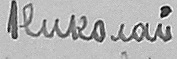
#> input picture key points/samples/николай/template4.jpg, 177 x 59 px
$ jupyter execute --allow-errors 'Ключевые точки оригинал.ipynb'
#> lines starting #> are read from the running program, lines starting #| are printed output that depends on the picture
[cell 1]
import cv2
import numpy as np
import glob  # for read file from folder
import time  # for estimate processing time(optio|nal)
import matplotlib.pyplot as plt
import imutils

[cell 2]
SCALE_TO_HEIGHT = 70

[cell 3]
def image_scale(image, scale_to_height=SCALE_TO_HEIGHT, double_height=False):
    scale_factor = scale_to_height / image.shape[0]
    width  = int(image.shape[1] * scale_factor)
    height = int(image.shape[0] * scale_factor)
    if double_height:
        height = height*2
    image = cv2.resize(image, (width, height), interpolation=cv2.INTER_AREA)
    return image

def preprocess(image, SCALE_TO_HEIGHT=100):
    image = image_scale(image)
    image = cv2.medianBlur(image, 3)
    image = cv2.GaussianBlur(image, (3, 3), 0)
    #_, image = cv2.threshold(image,0, 255, cv2.THRESH_BINARY + cv2.THRESH_OTSU)
    #image = canny_threshold(image)
    return image

def load_all_image_from_path(path, rotate=False):
    image_list = []
    for filename in glob.glob(path):
        # load image in gray scale
        im = cv2.imread(filename, cv2.IMREAD_GRAYSCALE)
        #print("before: ", im.shape)
        im = preprocess(im)
        #print("after: ", im.shape)
        if rotate:
            im = cv2.rotate(im, cv2.cv2.ROTATE_90_CLOCKWISE)
        image_list.append(im)
    return image_list

def canny_threshold(image):
    max_lowThreshold = 150
    ratio = 15
    kernel_size = 3
    low_threshold = 6
    img_blur = cv2.blur(image, (5,5))
    detected_edges = cv2.Canny(img_blur, low_threshold, low_threshold*ratio, kernel_size)
    mask = detected_edges != 0
    dst = image * (mask[:,:].astype(image.dtype))
    return dst

def plot_gray(image):
    %matplotlib qt
    plt.figure(figsize=(20,15))
    return plt.imshow(image, cmap='Greys_r')

[cell 4]
image_query = cv2.imread('samples/николай/template4.jpg', cv2.IMREAD_GRAYSCALE)
#> image_query is the input picture: shape (59, 177); min 6, max 255, mean 178.3
image_query = preprocess(image_query)
image_query = cv2.rotate(image_query, cv2.cv2.ROTATE_90_CLOCKWISE)
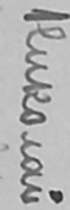
#> image_query: shape (210, 70); min 32, max 229, mean 178.2
train_image_list = load_all_image_from_path("samples/николай/*", rotate=True)
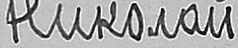
#> input picture key points/samples/николай/template0.jpg, 238 x 48 px
#> in load_all_image_from_path, im is the input picture: shape (48, 238); min 0, max 255, mean 167.3
#> call 2 of preprocess, with SCALE_TO_HEIGHT = 100
#> call 2 of image_scale, with scale_to_height = 70, double_height = False
#> in image_scale (call 2), `image = cv2.resize(image, (width, height), interpolation=cv2.INTER_AREA)`:
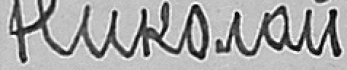
#> image: shape (70, 347); min 0, max 255, mean 167.3
#> in preprocess (call 2), `image = cv2.GaussianBlur(image, (3, 3), 0)`:
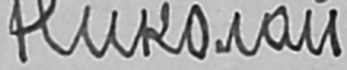
#> image: shape (70, 347); min 12, max 247, mean 166.9
#> in load_all_image_from_path, `im = cv2.rotate(im, cv2.cv2.ROTATE_90_CLOCKWISE)`:
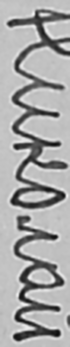
#> im: shape (347, 70); min 12, max 247, mean 166.9
#> pass 3 of the loop in load_all_image_from_path, `for filename in glob.glob(path):`:
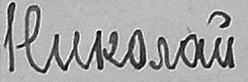
#> input picture key points/samples/николай/template9.jpg, 248 x 82 px
#> in load_all_image_from_path, im is the input picture: shape (82, 248); min 1, max 255, mean 165.8
#> in preprocess (call 4), `image = cv2.GaussianBlur(image, (3, 3), 0)`:
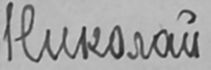
#> image: shape (70, 211); min 37, max 213, mean 165.3
#> in load_all_image_from_path, `im = cv2.rotate(im, cv2.cv2.ROTATE_90_CLOCKWISE)`:
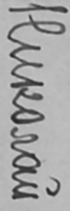
#> im: shape (211, 70); min 37, max 213, mean 165.3
#> train_image_list = 3 items

[cell 5]
# create ORB dectector
orb = cv2.ORB_create(patchSize=99)  # default features is 500
#orb = cv2.ORB_create(edgeThreshold=15, patchSize=31, nlevels=8, fastThreshold=20, scaleFactor=1.2, WTA_K=2,scoreType=cv2.ORB_HARRIS_SCORE, firstLevel=0, nfeatures=500)

[cell 6]
# loop into all train images.
for image_train in train_image_list:
    # find key point and descriptor
    kp_template, des_template = orb.detectAndCompute(image_train, None)
    kp_img, des_img = orb.detectAndCompute(image_query, None)
    result_image_train = cv2.drawKeypoints(image_train, kp_template, None, flags=0)
    result_image_query = cv2.drawKeypoints(image_query, kp_img, None, flags=0)
    # cv2.imshow("train image",result_image_train)
    # cv2.imshow("query image",result_image_query)
    # cv2.waitKey(0)

    # create BFMatcher object
    bf = cv2.BFMatcher(cv2.NORM_HAMMING, crossCheck=True)
    # Match descriptors.
    matches = bf.match(des_template,des_img)
    # Sort them in the order of their distance.
    matches = sorted(matches, key = lambda x:x.distance)
    # Draw first 10 matches.
    # img3 = cv2.drawMatches(image_train, kp_template, image_query, kp_img,matches[:1000],None,flags=cv2.DrawMatchesFlags_NOT_DRAW_SINGLE_POINTS)
    img3 = cv2.drawMatches(result_image_train, kp_template, result_image_query, kp_img,matches[:500],None,flags=cv2.DrawMatchesFlags_NOT_DRAW_SINGLE_POINTS)
    img3 = image_scale(img3, scale_to_height=1000, double_height=False)
    img3 = cv2.rotate(img3, cv2.cv2.ROTATE_90_COUNTERCLOCKWISE)
    cv2.imshow("showme",img3)
    cv2.waitKey(0)
    cv2.destroyAllWindows()
#> this loop made 3 passes
#> (matches, scale_factor in image_scale, width in image_scale) on passes 1 to 3: (9 matches, 2.88, 403), (17 matches, 4.76, 666), (4 matches, 4.74, 663)
#> pass 1, `result_image_train = cv2.drawKeypoints(image_train, kp_template, None,..`:
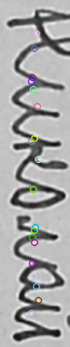
#> result_image_train: shape (347, 70, 3); mean of channels 0, 1, 2 167, 167, 166.9; drawn as B, G, R
#> pass 1, `result_image_query = cv2.drawKeypoints(image_query, kp_img, None, flag..`:
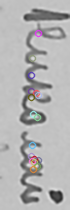
#> result_image_query: shape (210, 70, 3); mean of channels 0, 1, 2 178.3, 177.9, 178.5; drawn as B, G, R
#> pass 1, `img3 = cv2.drawMatches(result_image_train, kp_template, result_image_q..`:
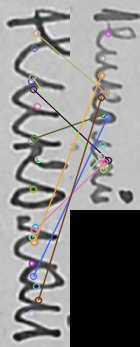
#> img3: shape (347, 140, 3); mean of channels 0, 1, 2 135.4, 135.6, 136.5; drawn as B, G, R
#> pass 1, in image_scale (call 5), `image = cv2.resize(image, (width, height), interpolation=cv2.INTER_AREA)`:
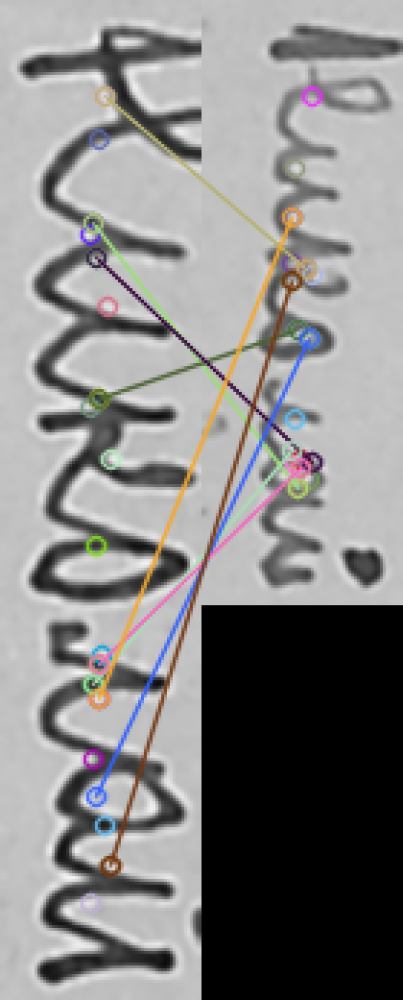
#> image: shape (1000, 403, 3); mean of channels 0, 1, 2 135.4, 135.6, 136.5; drawn as B, G, R
#> after the loop:
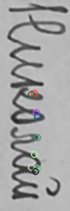
#> result_image_train: shape (211, 70, 3); mean of channels 0, 1, 2 165.2, 165.2, 165; drawn as B, G, R
